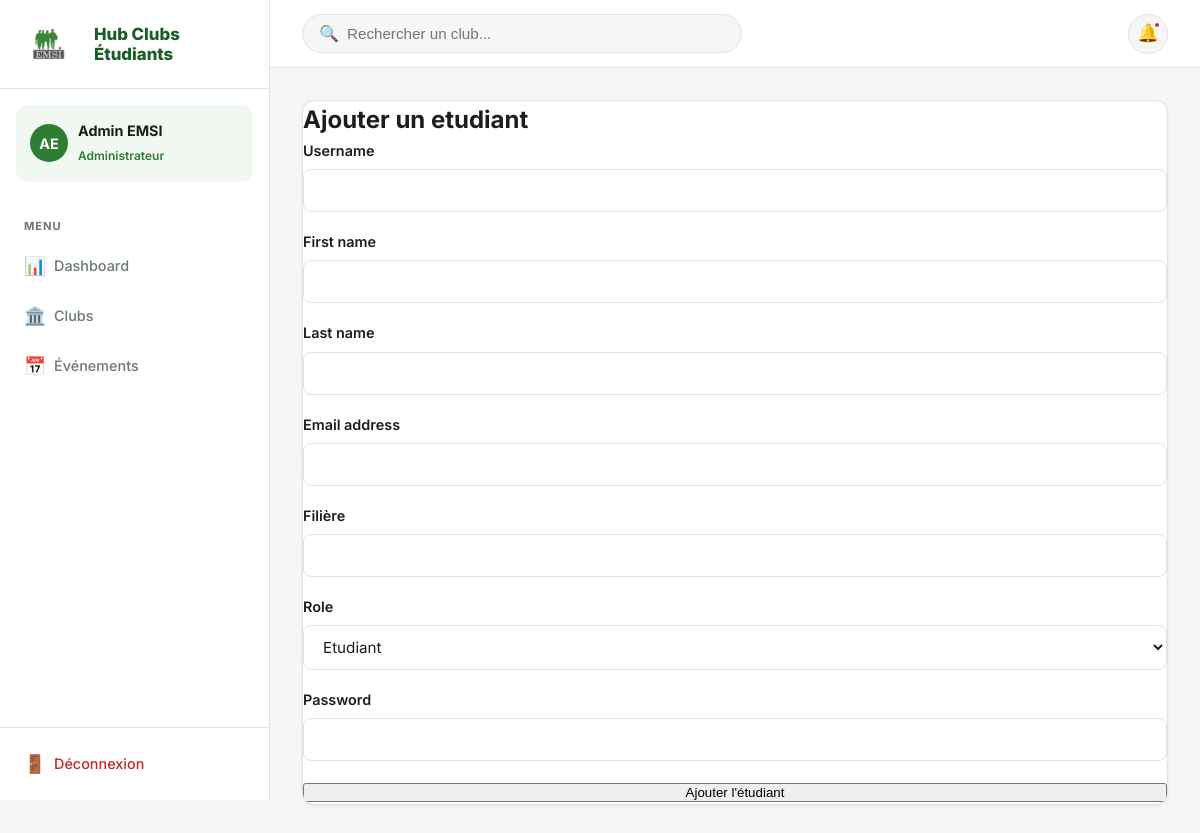
Screenshot of /administration/students/create/ (signed in) with the database file from the repository.
### clubs/models.py (models this page shows, shortened)
class User(AbstractUser):
    class Role(models.TextChoices):
        STUDENT = "student", "Etudiant"
        CLUB_MANAGER = "club_manager", "Responsable de club"
        ADMINISTRATION = "administration", "Administration"
    role = models.CharField(max_length=20, choices=Role.choices, default=Role.STUDENT)
    filiere = models.CharField(max_length=100, blank=True, null=True, verbose_name="Filière")

### clubs/views.py (the view)
# urls.py: path("administration/students/create/", create_student, name="create_student"),
@login_required
def create_student(request):
    if request.user.role != User.Role.ADMINISTRATION:
        return redirect("dashboard")
    if request.method == "POST":
        form = UserCreationByAdminForm(request.POST)
        if form.is_valid():
            form.save()
            messages.success(request, "Etudiant ajoute.")
            return redirect("admin_dashboard")
    else:
        form = UserCreationByAdminForm()
    return render(request, "clubs/create_student.html", {"form": form})

### clubs/forms.py (shortened to what this page needs)
class UserCreationByAdminForm(forms.ModelForm):
    password = forms.CharField(widget=forms.PasswordInput)
    class Meta:
        model = User
        fields = ["username", "first_name", "last_name", "email", "filiere", "role", "password"]
    def __init__(self, *args, **kwargs):
        super().__init__(*args, **kwargs)
        self.fields["role"].choices = [
            (User.Role.STUDENT, "Etudiant"),
            (User.Role.CLUB_MANAGER, "Responsable de club"),
            (User.Role.ADMINISTRATION, "Administration"),
        ]

### clubs/context_processors.py (called while the page is built, shortened)
def manager_pending_requests(request):
    if not request.user.is_authenticated or request.user.role != User.Role.CLUB_MANAGER:
        return {"manager_pending_requests_count": 0}

### templates/clubs/create_student.html (shortened to what this page needs)
{% extends "clubs/base.html" %}
{% block content %}
<section class="card narrow">
    <h2 style="color: var(--emsi-green-dark); margin-top: 0;">Ajouter un etudiant</h2>
    <form method="post">
        {% for field in form %}
            <div class="form-group">
                <label for="{{ field.id_for_label }}">{{ field.label }}</label>
                {{ field }}
            </div>
        {% endfor %}
        <div style="margin-top: 16px;">
            <button type="submit" style="width: 100%;">Ajouter l'étudiant</button>
        </div>
    </form>
</section>
{% endblock %}

### templates/clubs/base.html (shortened to what this page needs)
{% load static %}
<!DOCTYPE html>
<html lang="fr">
<head>
  <link rel="stylesheet" href="{% static 'css/style.css' %}?v=11">
</head>
<body>
<div class="app-layout">
  <aside class="sidebar" id="sidebar">
    <div class="sidebar-brand">
      <img src="{% static 'img/emsi_logo.png' %}" alt="EMSI" style="height:48px; width:auto; object-fit:contain;">
      <div class="brand-name" style="margin-left:10px;">
        <strong style="font-size:1.05rem; font-weight:800; line-height:1.2; color:var(--green-dark);">Hub Clubs<br>Étudiants</strong>
      </div>
    </div>
    {% if user.is_authenticated %}
    <div class="sidebar-user">
      <div class="user-avatar">{{ user.first_name|first|upper }}{{ user.last_name|first|upper }}</div>
      <div class="user-info">
        <strong>{{ user.first_name }} {{ user.last_name }}</strong>
        <span>{% if user.role == 'administration' %}Administrateur{% elif user.role == 'club_manager' %}Responsable{% else %}Étudiant{% endif %}</span>
      </div>
    </div>
    <nav class="sidebar-nav">
      {% if user.role == 'administration' %}
        <div class="nav-section-title">Menu</div>
        <a href="{% url 'admin_dashboard' %}" class="nav-link {% if request.resolver_match.url_name == 'admin_dashboard' %}active{% endif %}">
          <span class="nav-icon">📊</span> Dashboard
        </a>
        <a href="{% url 'club_list' %}" class="nav-link {% if request.resolver_match.url_name == 'club_list' %}active{% endif %}">
          <span class="nav-icon">🏛️</span> Clubs
        </a>
        <a href="{% url 'admin_events' %}" class="nav-link {% if request.resolver_match.url_name == 'admin_events' %}active{% endif %}">
          <span class="nav-icon">📅</span> Événements
        </a>
      {% endif %}
    </nav>
    {% endif %}
    <div class="sidebar-footer">
      {% if user.is_authenticated %}
        <a href="{% url 'logout' %}" class="nav-link logout">
          <span class="nav-icon">🚪</span> Déconnexion
        </a>
      {% endif %}
    </div>
  </aside>
  <div class="main-wrap">
    <header class="topbar">
      <form action="{% url 'club_list' %}" method="GET" class="topbar-search">
        <span class="icon">🔍</span>
        <input type="text" name="q" placeholder="Rechercher un club..." value="{{ request.GET.q|default:'' }}">
      </form>
      <div class="topbar-right">
        <button class="notif-btn" title="Notifications">🔔<span class="notif-dot"></span></button>
      </div>
    </header>
    <div class="content fade-in">
      {% block content %}{% endblock %}
    </div>
  </div>
</div>
</body>
</html>

### rows the page displays
User: first_name|first "A", last_name|first "E", first_name "Admin", last_name "EMSI"

### other values shown
{{ field.label }} "Username" "First name" "Last name" "Email address" "Filière" "Role" "Password"
